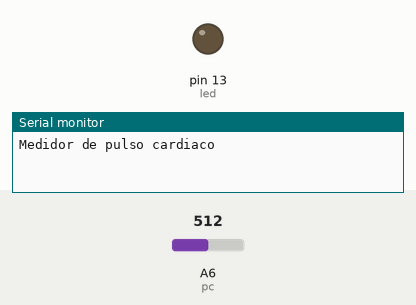
A sketch run on a simulated Arduino Nano, built with avr-gcc and run on an emulated ATmega328P. Parts: output pins drawn as LEDs (lit = HIGH), the last lines printed to the serial monitor. The test bench sets the inputs (shaded band); at power-on: A6 (pc) = 512.

Above: at 3.2 s.
3.3 s: A6 (pc) set to 538
At 4.6 s:
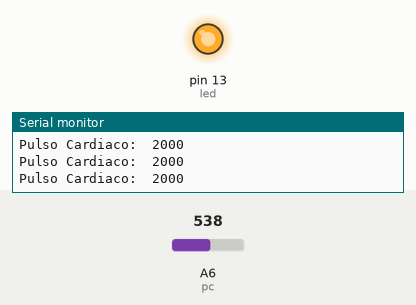
Timing chart, 0 to 6.3 s (numbered marks = the images above; inputs shaded):
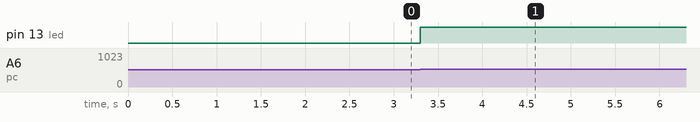

The sketch:

Pulso_3.ino
```cpp
int sensor=0,pc=A6,led=13,b;
double k;
unsigned long r,t3;
volatile long t1=0,t2=0;

void setup() {
  Serial.begin(9600);
  Serial.println("Medidor de pulso cardiaco");
  pinMode(pc,INPUT);
  pinMode(led,OUTPUT);
  delay(2000);
}

void loop() {
b=analogRead(pc);
digitalWrite(led,LOW);
if (b>520&b<600){
  t2=millis();
  t3=abs(t1-t2);
  t1=millis();
  r=60/t3*1000;
  Serial.print("Pulso Cardiaco:  ");
  Serial.println(r);
  digitalWrite(led,HIGH);
  delay(20);
  digitalWrite(led,LOW);
  }
}
```

Measured:
- the behaviour switches between 520 and 521 on A6 (pc) (found by bisection; images 0 and 1)
- after the input at 3.3 s, pin 13 (led): LOW → HIGH at once
